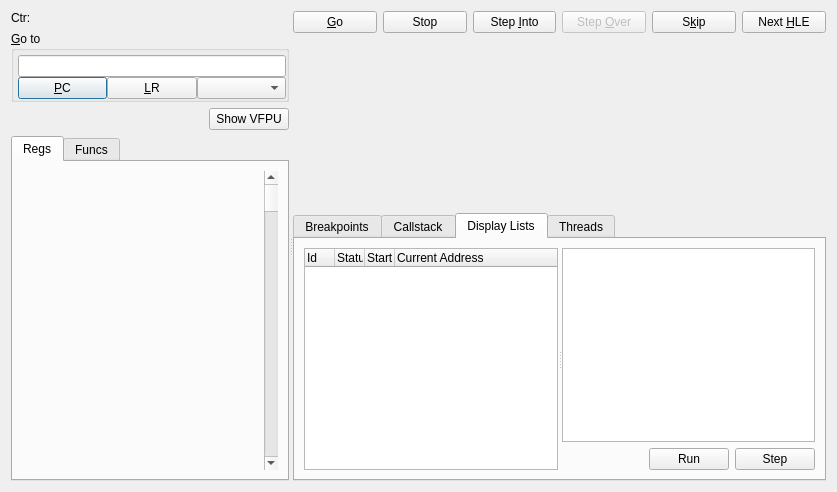
<?xml version="1.0" encoding="UTF-8"?>
<ui version="4.0">
 <class>Debugger_Disasm</class>
 <widget class="QDialog" name="Debugger_Disasm">
  <property name="geometry">
   <rect>
    <x>0</x>
    <y>0</y>
    <width>837</width>
    <height>492</height>
   </rect>
  </property>
  <property name="focusPolicy">
   <enum>Qt::ClickFocus</enum>
  </property>
  <property name="windowTitle">
   <string comment="Window title">Disassembler</string>
  </property>
  <layout class="QHBoxLayout" name="horizontalLayout_7">
   <item>
    <widget class="QSplitter" name="splitter_2">
     <property name="orientation">
      <enum>Qt::Horizontal</enum>
     </property>
     <widget class="QWidget" name="layoutWidget">
      <layout class="QVBoxLayout" name="verticalLayout_2">
       <item>
        <widget class="QLabel" name="debugCount">
         <property name="text">
          <string>Ctr:</string>
         </property>
        </widget>
       </item>
       <item>
        <widget class="QGroupBox" name="Goto">
         <property name="sizePolicy">
          <sizepolicy hsizetype="Expanding" vsizetype="Fixed">
           <horstretch>0</horstretch>
           <verstretch>0</verstretch>
          </sizepolicy>
         </property>
         <property name="title">
          <string>&amp;Go to</string>
         </property>
         <layout class="QVBoxLayout" name="verticalLayout_3">
          <property name="spacing">
           <number>0</number>
          </property>
          <property name="leftMargin">
           <number>4</number>
          </property>
          <property name="topMargin">
           <number>4</number>
          </property>
          <property name="rightMargin">
           <number>0</number>
          </property>
          <property name="bottomMargin">
           <number>0</number>
          </property>
          <item>
           <widget class="QLineEdit" name="Address"/>
          </item>
          <item>
           <layout class="QHBoxLayout" name="horizontalLayout_3">
            <property name="sizeConstraint">
             <enum>QLayout::SetDefaultConstraint</enum>
            </property>
            <item>
             <widget class="QPushButton" name="GotoPc">
              <property name="sizePolicy">
               <sizepolicy hsizetype="Expanding" vsizetype="Fixed">
                <horstretch>0</horstretch>
                <verstretch>0</verstretch>
               </sizepolicy>
              </property>
              <property name="text">
               <string>&amp;PC</string>
              </property>
             </widget>
            </item>
            <item>
             <widget class="QPushButton" name="GotoLr">
              <property name="sizePolicy">
               <sizepolicy hsizetype="Expanding" vsizetype="Fixed">
                <horstretch>0</horstretch>
                <verstretch>0</verstretch>
               </sizepolicy>
              </property>
              <property name="text">
               <string>&amp;LR</string>
              </property>
             </widget>
            </item>
            <item>
             <widget class="QComboBox" name="GotoInt">
              <property name="sizePolicy">
               <sizepolicy hsizetype="Expanding" vsizetype="Fixed">
                <horstretch>0</horstretch>
                <verstretch>0</verstretch>
               </sizepolicy>
              </property>
             </widget>
            </item>
           </layout>
          </item>
         </layout>
        </widget>
       </item>
       <item>
        <layout class="QHBoxLayout" name="horizontalLayout_2">
         <item>
          <spacer name="horizontalSpacer_2">
           <property name="orientation">
            <enum>Qt::Horizontal</enum>
           </property>
           <property name="sizeHint" stdset="0">
            <size>
             <width>40</width>
             <height>20</height>
            </size>
           </property>
          </spacer>
         </item>
         <item>
          <widget class="QPushButton" name="vfpu">
           <property name="text">
            <string>Show VFPU</string>
           </property>
          </widget>
         </item>
        </layout>
       </item>
       <item>
        <widget class="QTabWidget" name="tabWidget">
         <property name="currentIndex">
          <number>0</number>
         </property>
         <widget class="QWidget" name="tab">
          <property name="sizePolicy">
           <sizepolicy hsizetype="Preferred" vsizetype="Preferred">
            <horstretch>0</horstretch>
            <verstretch>0</verstretch>
           </sizepolicy>
          </property>
          <attribute name="title">
           <string>Regs</string>
          </attribute>
          <layout class="QHBoxLayout" name="horizontalLayout_4">
           <item>
            <widget class="CtrlRegisterList" name="RegList" native="true">
             <property name="sizePolicy">
              <sizepolicy hsizetype="Expanding" vsizetype="Expanding">
               <horstretch>0</horstretch>
               <verstretch>0</verstretch>
              </sizepolicy>
             </property>
             <property name="focusPolicy">
              <enum>Qt::ClickFocus</enum>
             </property>
             <property name="contextMenuPolicy">
              <enum>Qt::CustomContextMenu</enum>
             </property>
             <layout class="QHBoxLayout" name="horizontalLayout_6">
              <property name="spacing">
               <number>0</number>
              </property>
              <property name="margin">
               <number>0</number>
              </property>
              <item>
               <spacer name="horizontalSpacer">
                <property name="orientation">
                 <enum>Qt::Horizontal</enum>
                </property>
                <property name="sizeHint" stdset="0">
                 <size>
                  <width>229</width>
                  <height>20</height>
                 </size>
                </property>
               </spacer>
              </item>
              <item>
               <widget class="QScrollBar" name="RegListScroll">
                <property name="orientation">
                 <enum>Qt::Vertical</enum>
                </property>
               </widget>
              </item>
             </layout>
            </widget>
           </item>
          </layout>
         </widget>
         <widget class="QWidget" name="tab_2">
          <attribute name="title">
           <string>Funcs</string>
          </attribute>
          <layout class="QHBoxLayout" name="horizontalLayout_5">
           <item>
            <widget class="QListWidget" name="FuncList"/>
           </item>
          </layout>
         </widget>
        </widget>
       </item>
      </layout>
     </widget>
     <widget class="QWidget" name="layoutWidget">
      <layout class="QVBoxLayout" name="verticalLayout">
       <item>
        <layout class="QHBoxLayout" name="horizontalLayout">
         <item>
          <widget class="QPushButton" name="Go">
           <property name="sizePolicy">
            <sizepolicy hsizetype="Expanding" vsizetype="Fixed">
             <horstretch>0</horstretch>
             <verstretch>0</verstretch>
            </sizepolicy>
           </property>
           <property name="text">
            <string>&amp;Go</string>
           </property>
          </widget>
         </item>
         <item>
          <widget class="QPushButton" name="Stop">
           <property name="sizePolicy">
            <sizepolicy hsizetype="Expanding" vsizetype="Fixed">
             <horstretch>0</horstretch>
             <verstretch>0</verstretch>
            </sizepolicy>
           </property>
           <property name="text">
            <string>Stop</string>
           </property>
          </widget>
         </item>
         <item>
          <widget class="QPushButton" name="StepInto">
           <property name="sizePolicy">
            <sizepolicy hsizetype="Expanding" vsizetype="Fixed">
             <horstretch>0</horstretch>
             <verstretch>0</verstretch>
            </sizepolicy>
           </property>
           <property name="text">
            <string>Step &amp;Into</string>
           </property>
          </widget>
         </item>
         <item>
          <widget class="QPushButton" name="StepOver">
           <property name="enabled">
            <bool>false</bool>
           </property>
           <property name="sizePolicy">
            <sizepolicy hsizetype="Expanding" vsizetype="Fixed">
             <horstretch>0</horstretch>
             <verstretch>0</verstretch>
            </sizepolicy>
           </property>
           <property name="text">
            <string>Step &amp;Over</string>
           </property>
          </widget>
         </item>
         <item>
          <widget class="QPushButton" name="Skip">
           <property name="sizePolicy">
            <sizepolicy hsizetype="Expanding" vsizetype="Fixed">
             <horstretch>0</horstretch>
             <verstretch>0</verstretch>
            </sizepolicy>
           </property>
           <property name="text">
            <string>S&amp;kip</string>
           </property>
          </widget>
         </item>
         <item>
          <widget class="QPushButton" name="NextHLE">
           <property name="sizePolicy">
            <sizepolicy hsizetype="Expanding" vsizetype="Fixed">
             <horstretch>0</horstretch>
             <verstretch>0</verstretch>
            </sizepolicy>
           </property>
           <property name="text">
            <string>Next &amp;HLE</string>
           </property>
          </widget>
         </item>
        </layout>
       </item>
       <item>
        <widget class="CtrlDisAsmView" name="DisasmView" native="true">
         <property name="sizePolicy">
          <sizepolicy hsizetype="Expanding" vsizetype="Expanding">
           <horstretch>0</horstretch>
           <verstretch>0</verstretch>
          </sizepolicy>
         </property>
         <property name="focusPolicy">
          <enum>Qt::ClickFocus</enum>
         </property>
         <property name="contextMenuPolicy">
          <enum>Qt::CustomContextMenu</enum>
         </property>
        </widget>
       </item>
       <item>
        <widget class="QTabWidget" name="tabWidget_2">
         <property name="currentIndex">
          <number>2</number>
         </property>
         <widget class="QWidget" name="tab_3">
          <attribute name="title">
           <string>Breakpoints</string>
          </attribute>
          <layout class="QVBoxLayout" name="verticalLayout_4">
           <item>
            <widget class="QTreeWidget" name="breakpointsList">
             <property name="contextMenuPolicy">
              <enum>Qt::CustomContextMenu</enum>
             </property>
             <property name="itemsExpandable">
              <bool>false</bool>
             </property>
             <property name="expandsOnDoubleClick">
              <bool>false</bool>
             </property>
             <attribute name="headerDefaultSectionSize">
              <number>30</number>
             </attribute>
             <column>
              <property name="text">
               <string>Address</string>
              </property>
             </column>
            </widget>
           </item>
           <item>
            <layout class="QHBoxLayout" name="horizontalLayout_8">
             <item>
              <spacer name="horizontalSpacer_3">
               <property name="orientation">
                <enum>Qt::Horizontal</enum>
               </property>
               <property name="sizeHint" stdset="0">
                <size>
                 <width>40</width>
                 <height>20</height>
                </size>
               </property>
              </spacer>
             </item>
             <item>
              <widget class="QPushButton" name="clearAllBP">
               <property name="text">
                <string>Clear All</string>
               </property>
              </widget>
             </item>
            </layout>
           </item>
          </layout>
         </widget>
         <widget class="QWidget" name="tab_6">
          <attribute name="title">
           <string>Callstack</string>
          </attribute>
          <layout class="QVBoxLayout" name="verticalLayout_5">
           <item>
            <widget class="QListWidget" name="callStack"/>
           </item>
          </layout>
         </widget>
         <widget class="QWidget" name="tab_4">
          <attribute name="title">
           <string>Display Lists</string>
          </attribute>
          <layout class="QHBoxLayout" name="horizontalLayout_10">
           <item>
            <widget class="QSplitter" name="splitter">
             <property name="orientation">
              <enum>Qt::Horizontal</enum>
             </property>
             <widget class="QTreeWidget" name="displayList">
              <property name="contextMenuPolicy">
               <enum>Qt::CustomContextMenu</enum>
              </property>
              <property name="rootIsDecorated">
               <bool>false</bool>
              </property>
              <property name="itemsExpandable">
               <bool>false</bool>
              </property>
              <property name="expandsOnDoubleClick">
               <bool>false</bool>
              </property>
              <attribute name="headerDefaultSectionSize">
               <number>30</number>
              </attribute>
              <column>
               <property name="text">
                <string>Id</string>
               </property>
              </column>
              <column>
               <property name="text">
                <string>Status</string>
               </property>
              </column>
              <column>
               <property name="text">
                <string>Start Address</string>
               </property>
              </column>
              <column>
               <property name="text">
                <string>Current Address</string>
               </property>
              </column>
             </widget>
             <widget class="QWidget" name="layoutWidget">
              <layout class="QVBoxLayout" name="verticalLayout_6">
               <item>
                <widget class="QTreeWidget" name="displayListData">
                 <property name="rootIsDecorated">
                  <bool>false</bool>
                 </property>
                 <property name="itemsExpandable">
                  <bool>false</bool>
                 </property>
                 <property name="expandsOnDoubleClick">
                  <bool>false</bool>
                 </property>
                 <property name="columnCount">
                  <number>2</number>
                 </property>
                 <attribute name="headerVisible">
                  <bool>false</bool>
                 </attribute>
                 <column>
                  <property name="text">
                   <string notr="true">1</string>
                  </property>
                 </column>
                 <column>
                  <property name="text">
                   <string notr="true">2</string>
                  </property>
                 </column>
                </widget>
               </item>
               <item>
                <layout class="QHBoxLayout" name="horizontalLayout_9">
                 <item>
                  <spacer name="horizontalSpacer_4">
                   <property name="orientation">
                    <enum>Qt::Horizontal</enum>
                   </property>
                   <property name="sizeHint" stdset="0">
                    <size>
                     <width>40</width>
                     <height>20</height>
                    </size>
                   </property>
                  </spacer>
                 </item>
                 <item>
                  <widget class="QPushButton" name="runBtn">
                   <property name="text">
                    <string>Run</string>
                   </property>
                  </widget>
                 </item>
                 <item>
                  <widget class="QPushButton" name="nextGPU">
                   <property name="text">
                    <string>Step</string>
                   </property>
                  </widget>
                 </item>
                </layout>
               </item>
              </layout>
             </widget>
            </widget>
           </item>
          </layout>
         </widget>
         <widget class="QWidget" name="tab_5">
          <attribute name="title">
           <string>Threads</string>
          </attribute>
          <layout class="QVBoxLayout" name="verticalLayout_7">
           <item>
            <widget class="QTreeWidget" name="threadList">
             <property name="contextMenuPolicy">
              <enum>Qt::CustomContextMenu</enum>
             </property>
             <property name="rootIsDecorated">
              <bool>false</bool>
             </property>
             <property name="itemsExpandable">
              <bool>false</bool>
             </property>
             <property name="expandsOnDoubleClick">
              <bool>false</bool>
             </property>
             <attribute name="headerDefaultSectionSize">
              <number>50</number>
             </attribute>
             <column>
              <property name="text">
               <string>Id</string>
              </property>
             </column>
             <column>
              <property name="text">
               <string>Name</string>
              </property>
             </column>
             <column>
              <property name="text">
               <string>Status</string>
              </property>
             </column>
             <column>
              <property name="text">
               <string>Current PC</string>
              </property>
             </column>
             <column>
              <property name="text">
               <string>Entry point</string>
              </property>
             </column>
            </widget>
           </item>
          </layout>
         </widget>
        </widget>
       </item>
      </layout>
     </widget>
    </widget>
   </item>
  </layout>
 </widget>
 <customwidgets>
  <customwidget>
   <class>CtrlDisAsmView</class>
   <extends>QWidget</extends>
   <header>ctrldisasmview.h</header>
   <container>1</container>
  </customwidget>
  <customwidget>
   <class>CtrlRegisterList</class>
   <extends>QWidget</extends>
   <header>ctrlregisterlist.h</header>
   <container>1</container>
  </customwidget>
 </customwidgets>
 <resources/>
 <connections/>
</ui>
